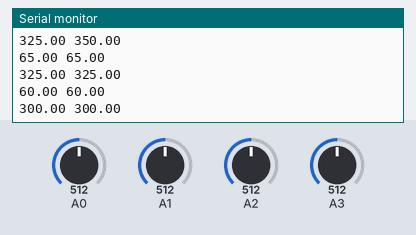
A sketch run on a simulated Arduino Uno, built with avr-gcc and run on an emulated ATmega328P. Shown: the last lines printed to the serial monitor. The inputs (shaded band) are chosen by the test bench; at power-on: A1 = 512, A0 = 512, A2 = 512, A3 = 512.

Above: at 1.2 s.
1.3 s: A1 set to 716
At 1.32 s:
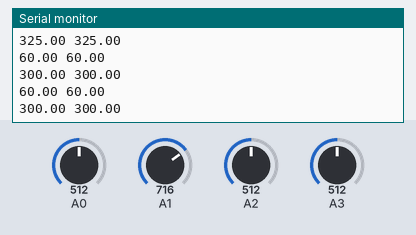
2.8 s: A0 set to 30
At 2.83 s:
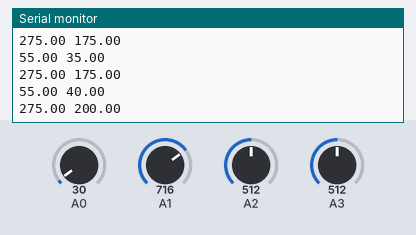
4.3 s: A2 set to 306
At 4.33 s:
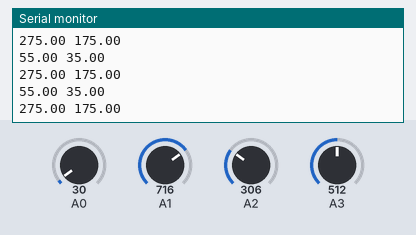
5.8 s: A3 set to 30
At 5.83 s:
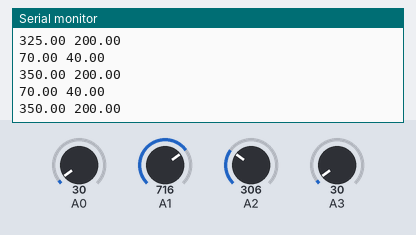
7.3 s: A0 set to 13
At 7.34 s:
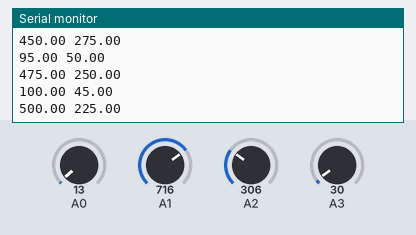
10.3 s: A2 set to 30
At 10.38 s:
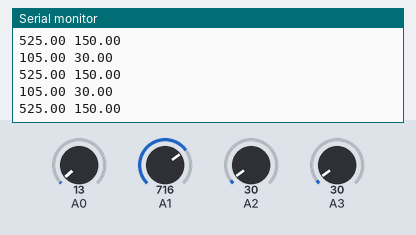
Timing chart, 0 to 12.8 s (numbered marks = the images above; inputs shaded):
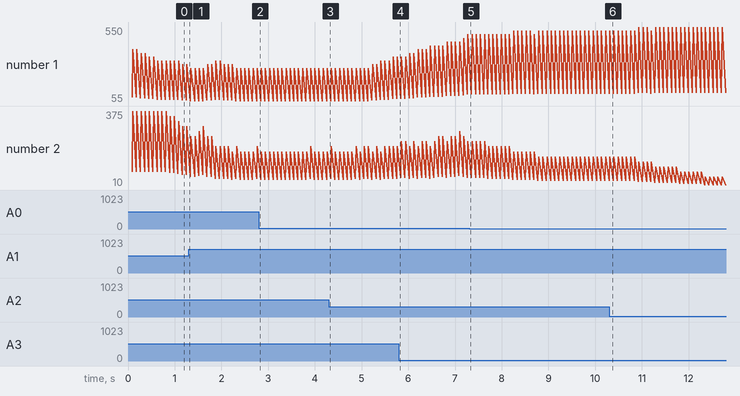

Measured:
- plotted number 1: 105 → 110 after the input at 10.3 s
- plotted number 2: 30 → 10 after the input at 10.3 s

The sketch:

konacna_lok.ino
```cpp
const int n = 50;//broj uzoraka
long long povecaj=100000;
int d0=122,d1=80;//sirina i duzina
double k0=-0.02688*povecaj,ns0=3.087 ;
double k1=-0.02797 *povecaj,ns1= 2.919;
double k2= -0.03074*povecaj,ns2=  2.822 ;
double k3=- 0.03423*povecaj,ns3=2.822;
int i,lastCal;
double otp0[n], otp1[n], otp2[n], otp3[n];
int index = 0;

double total0 = 0, total1 = 0, total2 = 0, total3 = 0;
double average0 = 0, average1 = 0, average2= 0, average3 = 0;
double R0 = 0, R1 = 0, R2= 0, R3 = 0;


float g0=0,g1=0,g2=0,g3=0, G=0,Gmin=100000,x=0,y=0;

int sensorValue = 0;         // the sensor value

void setup() {
  Serial.begin(9600);
  for (i = 0; i < n; i++) {
    otp0[i] = 0;
    otp1[i] = 0;
    otp2[i] = 0;
    otp3[i] = 0;
  }
}

void loop() {
  /*Serial.print(analogRead(A0));
    Serial.print(" ");
    Serial.print(analogRead(A1));
    Serial.print(" ");
    Serial.print(analogRead(A2));
    Serial.print(" ");
    Serial.println(analogRead(A3));*/
  total0 -= otp0[index];
  total1 -= otp1[index];
  total2 -= otp2[index];
  total3 -= otp3[index];
  otp0[index] = analogRead(A0);
  otp1[index] = analogRead(A1);
  otp2[index] = analogRead(A2);
  otp3[index] = analogRead(A3);
  total0 += otp0[index];
  total1 += otp1[index];
  total2 += otp2[index];
  total3 += otp3[index];
  index++;
  if (index >= n)index = 0;//kad predje broj uzoraka, krece novo usrednjavanje
  average0=(total0 / n)*(5.0/1023.0);
  average1=(total1 / n)*(5.0/1023.0);
  average2=(total2 / n)*(5.0/1023.0);
  average3=(total3 / n)*(5.0/1023.0);
 average0=((average0-ns0)*povecaj)/k0;
  average1=((average1-ns1)*povecaj)/k1;
  average2=((average2-ns2)*povecaj)/k2;
  average3=((average3-ns3)*povecaj)/k3; //rastojanje
//  Serial.print(average0);
//  Serial.print(" ");
//  Serial.print(average1);
//  Serial.print(" ");
//  Serial.print(average2);
//  Serial.print(" ");
//  Serial.println(average3);


Gmin = 1000000;
 for (i=0;i<=23;i++){
  for (int j=0;j<=15;j++){
    int pi=5*i;
    int pj=5*j;
    R0=sqrt(pi*pi+pj*pj);
    R1=sqrt((pi-115)*(pi-115)+pj*pj);
    R3=sqrt(pi*pi+(pj-75)*(pj-75));
    R2=sqrt((pi-115)*(pi-115)+(pj-75)*(pj-75));//proveravamo za svako polje gde je greska izmedju pravog rastojanja i dobijenog najmanja
    g0=abs(R0-average0);
    g1=abs(R1-average1);
    g2=abs(R2-average2);
    g3=abs(R3-average3);
    G=g0+g1+g2+g3;
    if (G<Gmin){
    Gmin=G;
    x=i*5;
    y=j*5;
    }
  }
 }
 String s=String(x)+" " + String(y);
Serial.println(s);
 Serial.print(x*5);
 Serial.print(" ");
 Serial.println(y*5);

}
```
